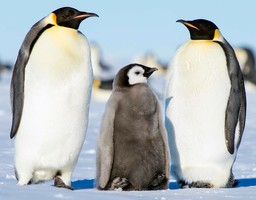
#> input picture images/penguins.png, 256 x 200 px, shrunk from 978 x 765 before the run, found by its file name
$ jupyter execute colab.ipynb
#> lines starting #> are read from the running program, lines starting #| are printed output that depends on the picture; after the words box and inside, x2 and y2 are one past the last pixel; in counts of white or black regions, pixels touching at a corner belong together
[cell 1]
import numpy as np
import matplotlib.pyplot as plt
from numba import jit


def get_weights(I, thresh, p=1, canny_sigma=0):
    """
    Create pre-pixel weights based on image brightness

    Parameters
    ----------
    I: ndarray(M, N)
        Grayscale image
    thresh: float
        Amount above which to make a point 1
    p: float
        Contrast boost, apply weights^(1/p)

    Returns
    -------
    ndarray(M, N)
        The weights of each pixel, in the range [0, 1]
    """
    weights = np.array(I)
    if np.max(weights) > 1:
        weights /= 255
    weights = np.minimum(weights, thresh)
    weights -= np.min(weights)
    weights /= np.max(weights)
    weights = 1-weights
    weights = weights**(1/p)
    if canny_sigma > 0:
        from skimage import feature
        edges = feature.canny(I, sigma=canny_sigma)
        weights[edges > 0] = 1
    return weights


def rejection_sample_by_density(weights, target_points):
    """
    Sample points according to a particular density, by rejection sampling

    Parameters
    ----------
    ndarray(M, N)
        The weights of each pixel, in the range [0, 1]
    target_points: int
        The number of desired samples

    Returns
    -------
    ndarray(N, 2)
        Location of point samples
    """
    X = np.zeros((target_points, 2))
    idx = 0
    while idx < target_points:
        print(idx)
        I = np.random.rand(10*target_points)*(weights.shape[0]-1)
        J = np.random.rand(10*target_points)*(weights.shape[1]-1)
        P = np.random.rand(10*target_points)
        for i, j, p in zip(I, J, P):
            weight = weights[int(np.floor(i)), int(np.floor(j))]
            if p < weight:
                X[idx, :] = [i, j]
                idx += 1
                if idx == target_points:
                    return X
    return X

@jit(nopython=True)
def get_centroids(mask, N, weights):
    """
    Return the weighted centroids in a mask
    """
    nums = np.zeros((N, 2))
    denoms = np.zeros(N)
    for i in range(weights.shape[0]):
        for j in range(weights.shape[1]):
            idx = int(mask[i, j])
            weight = weights[i, j]
            nums[idx, 0] += weight*i
            nums[idx, 1] += weight*j
            denoms[idx] += weight
    nums = nums[denoms > 0, :]
    denoms = denoms[denoms > 0]
    return nums, denoms

def voronoi_stipple(I, thresh, target_points, p=1, canny_sigma=0, n_iters=10, do_plot=False):
    """
    An implementation of the method of [2]

    [2] Adrian Secord. Weighted Voronoi Stippling

    Parameters
    ----------
    I: ndarray(M, N, 3)
        An RGB/RGBA or grayscale image
    thresh: float
        Amount above which to make a point 1
    p: float
        Contrast boost, apply weights^(1/p)
    canny_sigma: float
        If >0, use a canny edge detector with this standard deviation
    n_iters: int
        Number of iterations
    do_plot: bool
        Whether to plot each iteration

    Returns
    -------
    ndarray(N, 2)
        An array of the stipple pattern, with x coordinates along the first
        column and y coordinates along the second column
    """
    from scipy.ndimage import distance_transform_edt
    import time
    if np.max(I) > 1:
        I = I/255
    if len(I.shape) > 2:
        I = 0.2125*I[:, :, 0] + 0.7154*I[:, :, 1] + 0.0721*I[:, :, 2]
    ## Step 1: Get weights and initialize random point distributin
    ## via rejection sampling
    weights = get_weights(I, thresh, p, canny_sigma)
    X = rejection_sample_by_density(weights, target_points)
    X = np.array(np.round(X), dtype=int)
    X[X[:, 0] >= weights.shape[0], 0] = weights.shape[0]-1
    X[X[:, 1] >= weights.shape[1], 1] = weights.shape[1]-1

    if do_plot:
        plt.figure(figsize=(10, 10))
    for it in range(n_iters):
        if do_plot:
            plt.clf()
            plt.scatter(X[:, 1], X[:, 0], 4)
            plt.gca().invert_yaxis()
            plt.xlim([0, weights.shape[1]])
            plt.ylim([weights.shape[0], 0])
            plt.savefig("Voronoi{}.png".format(it), facecolor='white')

        mask = np.ones_like(weights)
        X = np.array(np.round(X), dtype=int)
        mask[X[:, 0], X[:, 1]] = 0

        _, inds = distance_transform_edt(mask, return_indices=True)
        ind2num = {}
        for i in range(I.shape[0]):
            for j in range(I.shape[1]):
                coord = (inds[0, i, j], inds[1, i, j])
                if not coord in ind2num:
                    ind2num[coord] = len(ind2num)
        for i in range(I.shape[0]):
            for j in range(I.shape[1]):
                coord = (inds[0, i, j], inds[1, i, j])
                mask[i, j] = ind2num[coord]
        nums, denoms = get_centroids(mask, len(ind2num), weights)
        X = nums/denoms[:, None]
    X[:, 0] = I.shape[0]-X[:, 0]
    return np.fliplr(X)

def density_filter(X, fac, k=1):
    """
    Filter out points below a certain density

    Parameters
    ----------
    X: ndarray(N, 2)
        Point cloud
    fac: float
        Percentile (between 0 and 1) of points to keep, by density
    k: int
        How many neighbors to consider

    Returns
    -------
    ndarray(N)
        Distance of nearest point
    """
    from scipy.spatial import KDTree
    tree = KDTree(X)
    dd, _ = tree.query(X, k=k+1)
    dd = np.mean(dd[:, 1::], axis=1)
    q = np.quantile(dd, fac)
    return X[dd < q, :]

[cell 2]
import numpy as np
import matplotlib.pyplot as plt
import skimage.io
np.random.seed(0)
from google.colab import drive
drive.mount("/content/drive")
# I have the images in a directory CS271/HW6/images on my google drive
I = skimage.io.imread("/content/drive/MyDrive/CS271/HW6/images/penguins.png")
#> I is the input picture: shape (200, 256, 3); mean R, G, B 175.3, 183.7, 186.8
# Initial stippling
X = voronoi_stipple(I, thresh=0.3, target_points=2000, canny_sigma=0.8)
#> in voronoi_stipple, `I = 0.2125*I[:, :, 0] + 0.7154*I[:, :, 1] + 0.0721*I[:, :, 2]`:
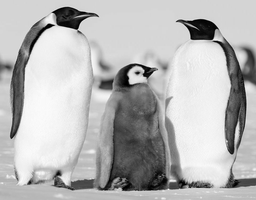
#> I: shape (200, 256) float64; min 0, max 0.985, mean 0.714
#> in get_weights, `weights = np.minimum(weights, thresh)`:
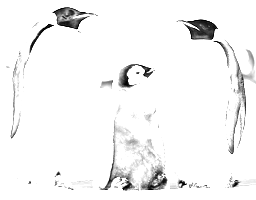
#> weights: shape (200, 256) float64; min 0, max 0.3, mean 0.288; drawn with min black and max white
#> in get_weights, `weights = 1-weights`:
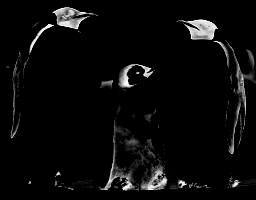
#> weights: shape (200, 256) float64; min 0, max 1, mean 0.0397
#> in get_weights, `edges = feature.canny(I, sigma=canny_sigma)`:
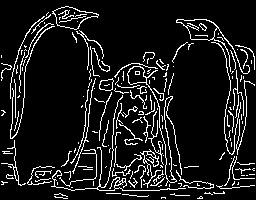
#> edges: shape (200, 256) bool; 10.3% white in thin lines or dots
#> in get_weights, `weights[edges > 0] = 1`:
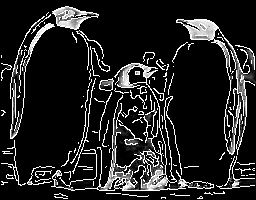
#> weights: shape (200, 256) float64; 10.28% of pixels changed, all inside (x1, y1, x2, y2) = (1, 6, 255, 199)
#> after the loop in rejection_sample_by_density, `while idx < target_points:`: X = 2000 pairs, first value 6.22 to 198.7, second value 1.02 to 254.9; idx = 2000
#> in voronoi_stipple, `X = np.array(np.round(X), dtype=int)`: X = 2000 pairs, first value 6 to 199, second value 1 to 255
#> after the loop in voronoi_stipple, `for it in range(n_iters):`:
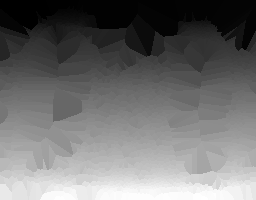
#> mask: shape (200, 256) float64; min 0, max 1767, mean 775.4; drawn with min black and max white
#> X = 1768 pairs, first value 1 to 254, second value 2 to 193.6
# Filter out lowest 4 points by density
X = density_filter(X, (X.shape[0]-4)/X.shape[0])
#> in density_filter, `dd, _ = tree.query(X, k=k+1)`: dd = 1768 pairs, first value 0 to 0, second value 0.934 to 9.25
#> in density_filter, `dd = np.mean(dd[:, 1::], axis=1)`: dd = 1768 values, max 9.25 at index 820, min 0.934 at index 239, mean 2.47
#> in density_filter, `q = np.quantile(dd, fac)`: q = 6
#> X = 1764 pairs, first value 1 to 254, second value 2 to 193.6
plt.figure(figsize=(10, 10))
plt.scatter(X[:, 0], X[:, 1], 2)
plt.savefig("penguins_stipple.svg", bbox_inches='tight')
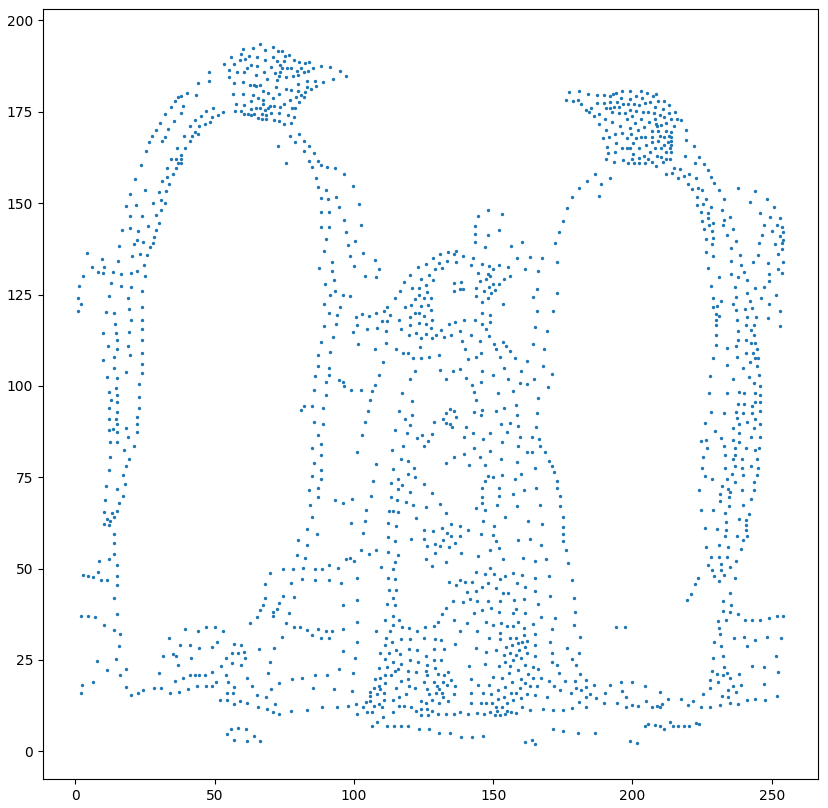
#> figure drawn by matplotlib, 1 panel
